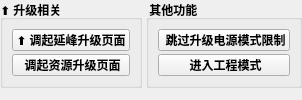
 <widget class="QWidget" name="internetVersionScrollContent">
 <property name="geometry">
 <rect>
 <x>0</x>
 <y>0</y>
 <width>100</width>
 <height>100</height>
 </rect>
 </property>
 <layout class="QGridLayout" name="internetVersionGrid">
 <property name="spacing">
 <number>4</number>
 </property>
 <property name="leftMargin">
 <number>0</number>
 </property>
 <property name="topMargin">
 <number>0</number>
 </property>
 <property name="rightMargin">
 <number>0</number>
 </property>
 <property name="bottomMargin">
 <number>0</number>
 </property>
 <item row="0" column="0">
 <widget class="QGroupBox" name="upgradeGroup">
 <property name="font">
 <font>
 <family>Microsoft YaHei UI</family>
 <pointsize>9</pointsize>
 <bold>true</bold>
 </font>
 </property>
 <property name="title">
 <string>⬆️ 升级相关</string>
 </property>
 <layout class="QVBoxLayout" name="upgradeLayout">
 <property name="spacing">
 <number>3</number>
 </property>
 <item>
 <widget class="QPushButton" name="upgrade_page_button">
 <property name="minimumSize">
 <size>
 <width>0</width>
 <height>22</height>
 </size>
 </property>
 <property name="font">
 <font>
 <family>Microsoft YaHei UI</family>
 <pointsize>9</pointsize>
 <bold>true</bold>
 </font>
 </property>
 <property name="text">
 <string>⬆️ 调起延峰升级页面</string>
 </property>
 </widget>
 </item>
 <item>
 <widget class="QPushButton" name="open_update_page_button">
 <property name="minimumSize">
 <size>
 <width>0</width>
 <height>22</height>
 </size>
 </property>
 <property name="font">
 <font>
 <family>Microsoft YaHei UI</family>
 <pointsize>9</pointsize>
 <bold>true</bold>
 </font>
 </property>
 <property name="text">
 <string> 调起资源升级页面</string>
 </property>
 </widget>
 </item>
 </layout>
 </widget>
 </item>
 <item row="0" column="1">
 <widget class="QGroupBox" name="internetOtherGroup">
 <property name="font">
 <font>
 <family>Microsoft YaHei UI</family>
 <pointsize>9</pointsize>
 <bold>true</bold>
 </font>
 </property>
 <property name="title">
 <string> 其他功能</string>
 </property>
 <layout class="QVBoxLayout" name="internetOtherLayout">
 <property name="spacing">
 <number>3</number>
 </property>
 <item>
 <widget class="QPushButton" name="skipping_powerlimit_button">
 <property name="minimumSize">
 <size>
 <width>0</width>
 <height>22</height>
 </size>
 </property>
 <property name="font">
 <font>
 <family>Microsoft YaHei UI</family>
 <pointsize>9</pointsize>
 </font>
 </property>
 <property name="text">
 <string> 跳过升级电源模式限制</string>
 </property>
 </widget>
 </item>
 <item>
 <widget class="QPushButton" name="enter_engineering_mode_button">
 <property name="minimumSize">
 <size>
 <width>0</width>
 <height>22</height>
 </size>
 </property>
 <property name="font">
 <font>
 <family>Microsoft YaHei UI</family>
 <pointsize>9</pointsize>
 <bold>true</bold>
 </font>
 </property>
 <property name="text">
 <string> 进入工程模式</string>
 </property>
 </widget>
 </item>
 </layout>
 </widget>
 </item>
 <item row="1" column="0" colspan="2">
 <spacer name="internetVersionPageSpacer">
 <property name="orientation">
 <enum>Qt::Vertical</enum>
 </property>
 <property name="sizeHint" stdset="0">
 <size>
 <width>20</width>
 <height>22</height>
 </size>
 </property>
 </spacer>
 </item>
 </layout>
 </widget>
